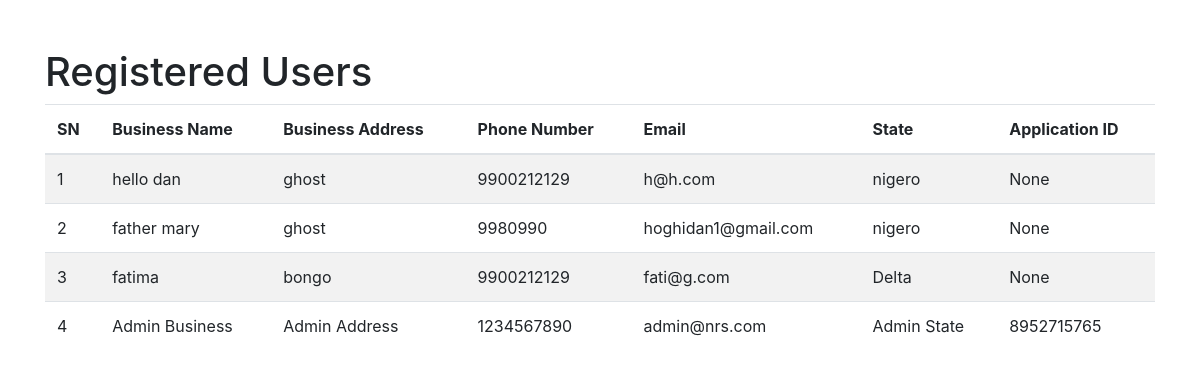
Screenshot of /users with the database file from the repository.
### app.py (models this page shows)
class User(UserMixin, db.Model):
    id = db.Column(db.Integer, primary_key=True)
    business_name = db.Column(db.String(150), nullable=False)
    business_address = db.Column(db.String(150), nullable=False)
    phone_number = db.Column(db.String(15), nullable=False)
    email = db.Column(db.String(100), unique=True, nullable=False)
    state = db.Column(db.String(50), nullable=False)
    password = db.Column(db.String(200), nullable=False)
    prediction_id = db.Column(db.String(36), unique=True, nullable=True)
    is_admin = db.Column(db.Boolean, default=False)
    business_project = db.Column(db.String(150), nullable=True)
    value_chain_cat = db.Column(db.String(150), nullable=True)
    borrowing_relationship = db.Column(db.String(10), nullable=True)
    fresh_loan_request = db.Column(db.String(15), nullable=True)
    request_submitted_to_bank = db.Column(db.String(10), nullable=True)
    feasibility_study_available = db.Column(db.String(10), nullable=True)
    proposed_facility_amount = db.Column(db.Float(20), nullable=True)
    PURPOSE_OF_FACILITY = db.Column(db.String(100), nullable=True)
    NAME_OF_BANK = db.Column(db.String(100), nullable=True)
    SECURITY_PROPOSED = db.Column(db.String(100), nullable=True)
    HIGHLIGHTS_OF_DISCUSSION = db.Column(db.Text)
    RM_BM_NAME_PHONE_NUMBER = db.Column(db.String(100), nullable=True)
    RM_BM_EMAIL = db.Column(db.String(100), nullable=True)
    STATUS_UPDATE = db.Column(db.Text)
    CHALLENGES = db.Column(db.Text)
    PROPOSED_NEXT_STEPS = db.Column(db.Text)

### app.py (the view)
@app.route('/users')
def show_users():
    users = User.query.all()
    return render_template('users.html', users=users)

### templates/users.html (shortened to what this page needs)
<!DOCTYPE html>
<html lang="en">
<head>
    <link href="https://stackpath.bootstrapcdn.com/bootstrap/4.5.2/css/bootstrap.min.css" rel="stylesheet">
</head>
<body>
    <div class="container mt-5">
        <h1>Registered Users</h1>
        <table class="table table-striped">
            <thead>
                <tr>
                    <th>SN</th>
                    <th>Business Name</th>
                    <th>Business Address</th>
                    <th>Phone Number</th>
                    <th>Email</th>
                    <th>State</th>
                    <th>Application ID</th>
                </tr>
            </thead>
            <tbody>
                {% for user in users %}
                <tr>
                    <td>{{ user.id }}</td>
                    <td>{{ user.business_name }}</td>
                    <td>{{ user.business_address }}</td>
                    <td>{{ user.phone_number }}</td>
                    <td>{{ user.email }}</td>
                    <td>{{ user.state }}</td>
                    <td>{{ user.prediction_id }}</td>
                </tr>
                {% endfor %}
            </tbody>
        </table>
    </div>
</body>
</html>

### rows the page displays
User: id "1", business_name "hello dan", business_address "ghost", phone_number "9900212129", email "h@h.com", state "nigero", prediction_id "None"
User: id "2", business_name "father mary", business_address "ghost", phone_number "9980990", email "hoghidan1@gmail.com", state "nigero", prediction_id "None"
User: id "3", business_name "fatima", business_address "bongo", phone_number "9900212129", email "fati@g.com", state "Delta", prediction_id "None"
User: id "4", business_name "Admin Business", business_address "Admin Address", phone_number "1234567890", email "admin@nrs.com", state "Admin State", prediction_id "8952715765"
